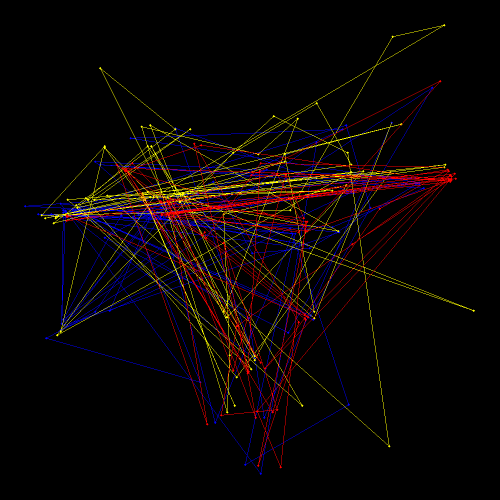
#> input picture eye_tracking_api/scanpath.png, 1000 x 1000 px (shown at 1/2 size); its folder holds only this picture in this run
$ python -i eye_tracking_model.py   (imports and definitions only)   (older library calls are emulated)
#> lines starting #> are read from the running program, lines starting #| are printed output that depends on the picture
# ASD Eye Tracking Diagnosis Based on Research Article
# Model based on: Hybrid of LBP + GLCM + ANN / FFNN as per Electronics 2022, 11(4), 530

import cv2
import os
import numpy as np
import matplotlib.pyplot as plt
from sklearn.model_selection import train_test_split, StratifiedKFold
from sklearn.preprocessing import StandardScaler
from sklearn.neural_network import MLPClassifier
from sklearn.metrics import classification_report, confusion_matrix, accuracy_score
from skimage.feature import local_binary_pattern, graycomatrix, graycoprops
from tqdm import tqdm
from collections import Counter
import joblib

# === CONFIG ===
IMAGE_DIR = r'C:\Users\Yaven_Singh\Desktop\My Eye Tracking Model\My Eye Tracking Model\Eye Tracking Dataset\Images'
IMAGE_SIZE = 224

# === HELPER FUNCTIONS ===
def extract_lbp_features(image_gray):
    lbp = local_binary_pattern(image_gray, P=24, R=3, method='uniform')
    hist, _ = np.histogram(lbp.ravel(), bins=np.arange(0, 27), range=(0, 26))
    hist = hist.astype("float")
    hist /= (hist.sum() + 1e-6)
    return hist

def extract_glcm_features(image_gray):
    glcm = graycomatrix(image_gray, distances=[1], angles=[0, np.pi/4, np.pi/2, 3*np.pi/4], levels=256, symmetric=True, normed=True)
    contrast = graycoprops(glcm, 'contrast').flatten()
    dissimilarity = graycoprops(glcm, 'dissimilarity').flatten()
    homogeneity = graycoprops(glcm, 'homogeneity').flatten()
    energy = graycoprops(glcm, 'energy').flatten()
    correlation = graycoprops(glcm, 'correlation').flatten()
    return np.hstack([contrast, dissimilarity, homogeneity, energy, correlation])

def preprocess_image(image):
    gray = cv2.cvtColor(image, cv2.COLOR_BGR2GRAY)
    gray = cv2.equalizeHist(gray)
    gray = cv2.GaussianBlur(gray, (3, 3), 0)
    return gray

def extract_features(image_path, use_preprocess=True):
#> called with image_path = 'scanpath.png', use_preprocess = True
    image = cv2.imread(image_path)
#> image is the input picture: shape (1000, 1000, 3); mean B, G, R 5.2, 5.5, 11
    if image is None:
        raise ValueError(f"Could not read image: {image_path}")
    image = cv2.resize(image, (IMAGE_SIZE, IMAGE_SIZE))
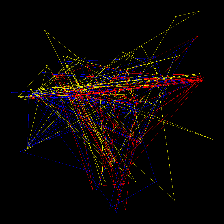
#> image: shape (224, 224, 3); mean B, G, R 5.2, 5.5, 10.9
    gray = preprocess_image(image) if use_preprocess else cv2.cvtColor(image, cv2.COLOR_BGR2GRAY)
#> in preprocess_image, `gray = cv2.cvtColor(image, cv2.COLOR_BGR2GRAY)`:
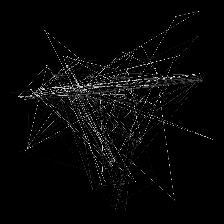
#> gray: shape (224, 224); min 0, max 226, mean 7.1
#> in preprocess_image, `gray = cv2.equalizeHist(gray)`:
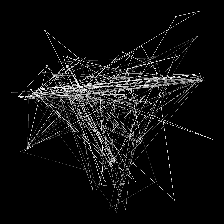
#> gray: shape (224, 224); min 0, max 255, mean 15.9
#> in preprocess_image, `gray = cv2.GaussianBlur(gray, (3, 3), 0)`:
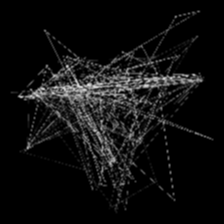
#> gray: shape (224, 224); min 0, max 223, mean 15.9
    lbp_feat = extract_lbp_features(gray)
#> in extract_lbp_features, `lbp = local_binary_pattern(image_gray, P=24, R=3, method='uniform')`:
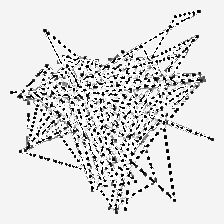
#> lbp: shape (224, 224) float64; min 0, max 25, mean 21.8; drawn with min black and max white
#> in extract_lbp_features, `hist, _ = np.histogram(lbp.ravel(), bins=np.arange(0, 27), range=(0, 2..`: hist = 26 values, max 34758 at index 24, min 116 at index 9, mean 1929.8
#> in extract_lbp_features, `hist /= (hist.sum() + 1e-6)`: hist = 26 values, max 0.693 at index 24, min 0.00231 at index 9, mean 0.0385
#> lbp_feat has the same summary as hist in extract_lbp_features
    glcm_feat = extract_glcm_features(gray)
#> in extract_glcm_features, `contrast = graycoprops(glcm, 'contrast').flatten()`: contrast = [179.9, 322.9, 206.1, 339.7]
#> in extract_glcm_features, `dissimilarity = graycoprops(glcm, 'dissimilarity').flatten()`: dissimilarity = [6.07, 8.1, 6.39, 8.18]
#> in extract_glcm_features, `homogeneity = graycoprops(glcm, 'homogeneity').flatten()`: homogeneity = [0.677, 0.666, 0.677, 0.67]
#> in extract_glcm_features, `energy = graycoprops(glcm, 'energy').flatten()`: energy = [0.656, 0.645, 0.657, 0.648]
#> in extract_glcm_features, `correlation = graycoprops(glcm, 'correlation').flatten()`: correlation = [0.917, 0.851, 0.904, 0.843]
#> glcm_feat = 20 values, max 339.7 at index 3, min 0.645 at index 13, mean 54.31
    return np.hstack((lbp_feat, glcm_feat))

# === LOAD DATA ===
data = []
labels = []
skipped = 0

# [13 lines not run here, left out]

data = np.array(data)
labels = np.array(labels)
# [6 lines not run here, left out]

# === SPLIT ===
# [1 line that did not run here, left out]
scaler = StandardScaler()
# [1 line that did not run here, left out]
# [1 line that did not run here, left out]

# === CLASSIFIER ===
model = MLPClassifier(hidden_layer_sizes=(128, 64, 32), max_iter=300, random_state=42)
# [1 line not run here, left out]

# === EVALUATE ===
# [1 line that did not run here, left out]
# [3 lines not run here, left out]

# === SAVE TRAINED MODEL AND SCALER ===
model_save_path = r'C:\Users\Yaven_Singh\Desktop\My Eye Tracking Model\My Eye Tracking Model\eye_tracking_model.pkl'
scaler_save_path = r'C:\Users\Yaven_Singh\Desktop\My Eye Tracking Model\My Eye Tracking Model\eye_tracking_scaler.pkl'
# [4 lines not run here, left out]

# === STRATIFIED K-FOLD CV ===
skf = StratifiedKFold(n_splits=5, shuffle=True, random_state=42)
accuracies = []

# [18 lines not run here, left out]

>>> result = extract_features('scanpath.png')
#> result = 46 values, max 339.7 at index 29, min 0.00231 at index 9, mean 23.63
